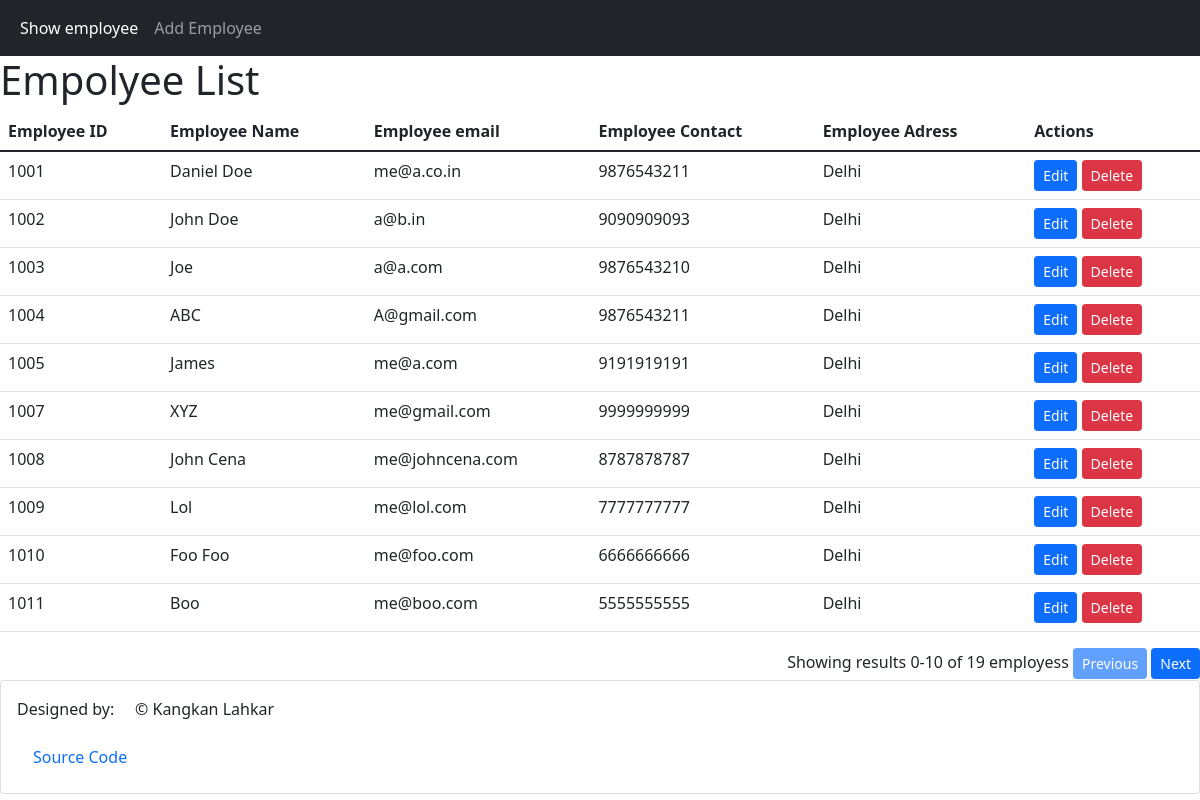
The page /emp/show/0 on the database its author committed.
### parking_app/models.py (models this page shows)
class Employee(models.Model):
    eid = models.AutoField(primary_key=True)
    ename = models.CharField(max_length=100)
    eemail = models.EmailField()
    econtact = models.IntegerField()
    eaddress = models.CharField(max_length=50, default="Delhi")
    class Meta:
        db_table = "employee"

### parking_app/views.py (the view)
# urls.py: path("emp/show/<str:id>", views.employee_show, name="Employee Show"),
def employee_show(request, id):
    i = int(id)
    multiplier=10
    employees = Employee.objects.all()[i*multiplier:multiplier*(i+1)]
    count = Employee.objects.all().count()
    return render(request, 'emp_show.html', {'employees':employees,
                "count":count, "range":i, "next":(i+1), "prev":(i-1),
                "left":(multiplier*i), "right":(multiplier*(i+1))})

### templates/emp_show.html (shortened to what this page needs)
<html html lang="en">
    <head>
        <link href="https://cdn.jsdelivr.net/npm/bootstrap@5.1.3/dist/css/bootstrap.min.css" rel="stylesheet">
        <link rel="stylesheet" href="https://cdn.jsdelivr.net/npm/bootstrap-icons@1.7.0/font/bootstrap-icons.css">
        <link rel="stylesheet" href="https://cdnjs.cloudflare.com/ajax/libs/font-awesome/4.7.0/css/font-awesome.min.css">
    </head>
    <body>
        <nav class="navbar navbar-expand-lg navbar-dark bg-dark">
          <div class="container-fluid">
              <div class="collapse navbar-collapse" id="navbarSupportedContent">
              <ul class="navbar-nav me-auto mb-2 mb-lg-0">
                  <li class="nav-item">
                  <a class="nav-link active" href="#">Show employee</a>
                  </li>
                  <li class="nav-item">
                  <a class="nav-link" aria-current="page" href="/emp/add">Add Employee</a>
                  </li>
              </ul>
              </div>
          </div>
        </nav>
        <h1>Empolyee List </h1>
        <table class="table">
            <thead>
              <tr>
                <th scope="col">Employee ID</th>
                <th scope="col">Employee Name</th>
                <th scope="col">Employee email</th>
                <th scope="col">Employee Contact</th>
                <th scope="col">Employee Adress</th>
                <th scope="col">Actions</th>
              </tr>
            </thead>
            <tbody>
              {% for employee in employees %}
                  <tr>
                      <td>{{ employee.eid }}</td>
                      <td>{{ employee.ename }}</td>
                      <td>{{ employee.eemail }}</td>
                      <td>{{ employee.econtact }}</td>
                      <td>{{ employee.eaddress}}</td>
                      <td>
                          <a class="btn btn-sm btn-primary" href="/emp/update/{{employee.eid}}">Edit</span></a>
                          <a class="btn btn-sm btn-danger" href="/emp/delete/{{employee.eid}}">Delete</a>
                      </td>
                  </tr>
              {% endfor %}
            </tbody>
          </table>
          <div style="display:inline;float: right">
            <span>Showing results {{left}}-{{right}} of {{count}} employess </span>
            {% if left > 0 %}
            <a class="btn btn-sm btn-primary"  href="/emp/show/{{prev}}">Previous</span></a>
            {% else %}
            <a class="btn btn-sm btn-primary disabled"  href="#">Previous</span></a>
            {% endif %}
            {% if right < count %}
            <a class="btn btn-sm btn-primary" href="/emp/show/{{next}}">Next</span></a>
            {% else %}
            <a class="btn btn-sm btn-primary disabled" href="#">Next</span></a>
            {% endif %}
          </div>
          <div>
            <div class="card mt-5">
                <div class="card-body">
                    <p>Designed by: &nbsp; &nbsp; &copy; Kangkan Lahkar</p>
                    <a class="nav-link" aria-current="page" href="https://github.com/kangkan1/parking">Source Code</a>
                </div>
            </div>
        </div>
    </body>
</html>

### rows shown on the page
Employee: eid "1001", ename "Daniel Doe", eemail "me@a.co.in", econtact "9876543211", eaddress "Delhi"
Employee: eid "1002", ename "John Doe", eemail "a@b.in", econtact "9090909093", eaddress "Delhi"
Employee: eid "1003", ename "Joe", eemail "a@a.com", econtact "9876543210", eaddress "Delhi"
Employee: eid "1004", ename "ABC", eemail "A@gmail.com", econtact "9876543211", eaddress "Delhi"
Employee: eid "1005", ename "James", eemail "me@a.com", econtact "9191919191", eaddress "Delhi"
Employee: eid "1007", ename "XYZ", eemail "me@gmail.com", econtact "9999999999", eaddress "Delhi"
Employee: eid "1008", ename "John Cena", eemail "me@johncena.com", econtact "8787878787", eaddress "Delhi"
Employee: eid "1009", ename "Lol", eemail "me@lol.com", econtact "7777777777", eaddress "Delhi"
Employee: eid "1010", ename "Foo Foo", eemail "me@foo.com", econtact "6666666666", eaddress "Delhi"
Employee: eid "1011", ename "Boo", eemail "me@boo.com", econtact "5555555555", eaddress "Delhi"

### other values the page prints
{{ left }} "0"
{{ right }} "10"
{{ count }} "19"
